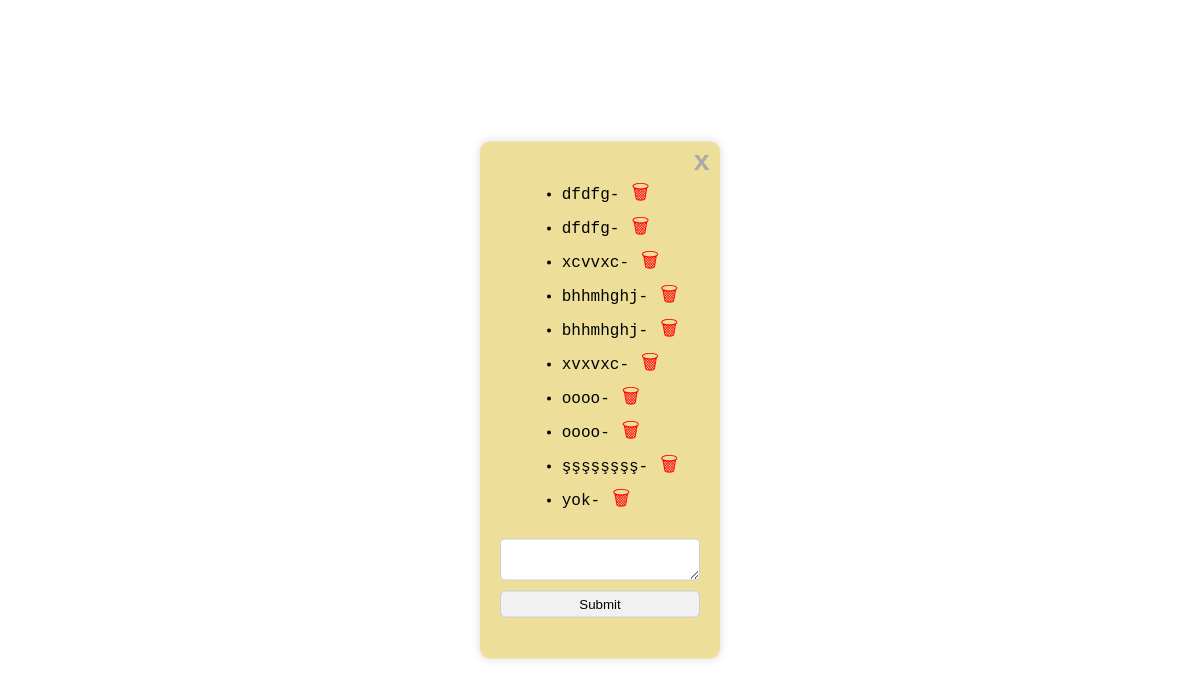
Page /comment/3/ on the earlier database version.
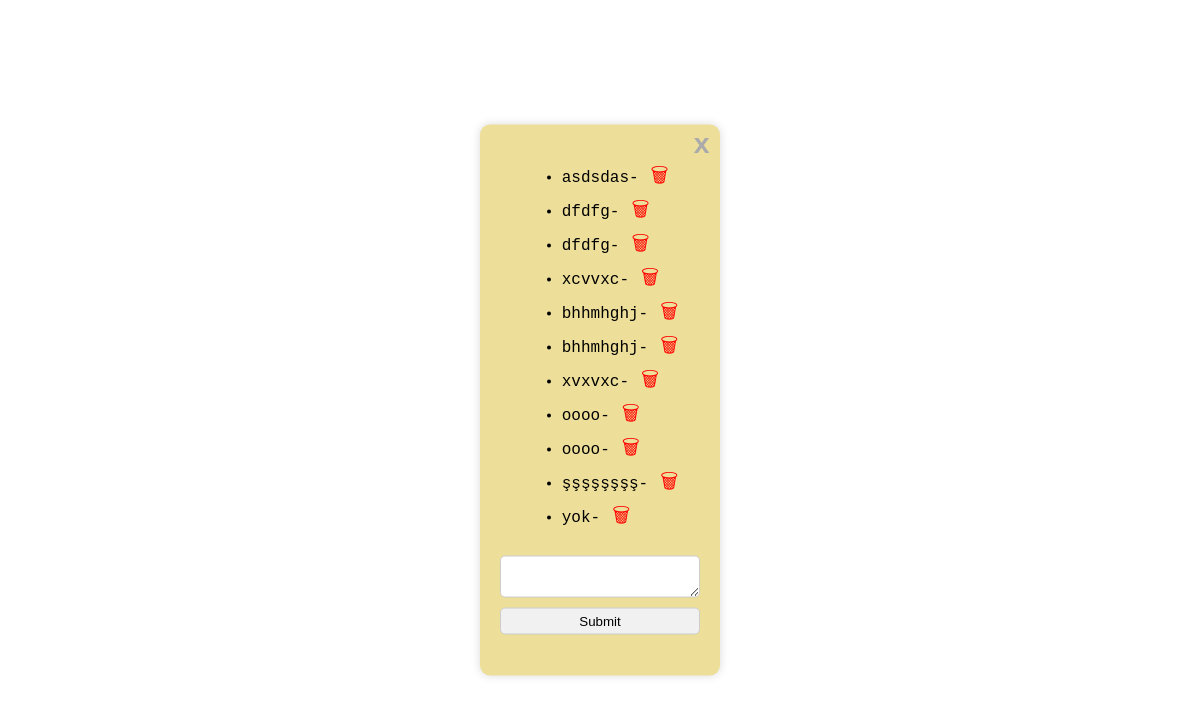
Same page on the later database version.
### news/models.py (models this page shows, shortened)
class Comment(models.Model):
    news = models.ForeignKey(News, on_delete=models.CASCADE, related_name='comments')
    user = models.ForeignKey(User, on_delete=models.CASCADE)
    comment = models.TextField()
    created_at = models.DateTimeField(auto_now_add=True, blank=True, null=True)

### news/views.py (the view, shortened to what this page needs)
# urls.py: path('comment/<int:comment_id>/', comment_view, name='comment_view'),
def comment_view(request, comment_id):
    news = get_object_or_404(News, id=comment_id)
    comments = Comment.objects.filter(news=news).order_by('-created_at')
    context = {'comments': comments, 'news': news}
    return render(request, 'comments.html', context)

### templates/comments.html (shortened to what this page needs)
<div id="commentModal" class="modal">
    <div class="modal-content">
        <a href="{% url 'index' %}">
             <span class="close">x</span>
        </a>
            <ul id="commentList">
                {% for comment in comments %}
                    <li>{{ comment.comment }}-<a href="{% url 'delete_comment' comment.id %}" class="delete-icon"
                                                 title="Delete Item">
                        &#128465;
                    </a></li>
                {% endfor %}
            </ul>
            <form id="commentForm" method="post">
                <textarea name="comment" required></textarea>
                <button type="submit">Submit</button>
            </form>
    </div>
</div>

Differences in the rows shown:
added Comment: comment "asdsdas"
